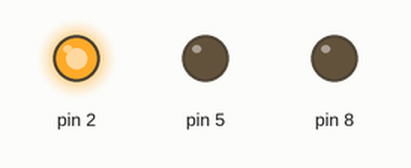
Simulated run of this sketch. Board: Arduino Uno, built with avr-gcc and run on an emulated ATmega328P. On the bench: output pins drawn as LEDs (lit = HIGH).

Above: at 0.5 s.
At 1.1 s:
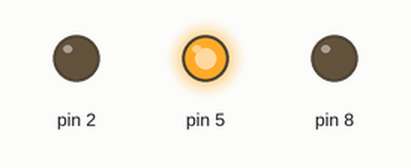
At 4.6 s:
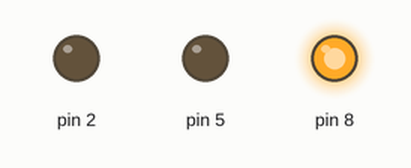
Timing chart, 0 to 6.2 s (numbered marks = the images above):
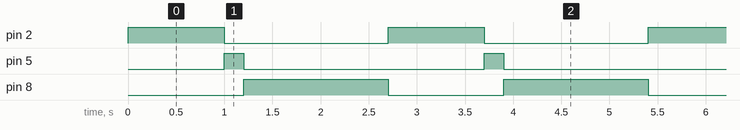

The sketch:

traffic_light.ino
```cpp
void setup()
{
  pinMode(8, OUTPUT);
  pinMode(2, OUTPUT);
  pinMode(5, OUTPUT);
}

void loop()
{
  digitalWrite(2, HIGH);
  delay(1000);
  digitalWrite(2, LOW);

  digitalWrite(5, HIGH);
  delay(200);
  digitalWrite(5, LOW);

  digitalWrite(8, HIGH);
  delay(1500);
  digitalWrite(8, LOW);
}
```

Measured:
- by itself, pin 2: alternates HIGH for 1.0 s and LOW for 1.7 s
- by itself, pin 5: alternates HIGH for 0.20 s and LOW for 2.5 s
- by itself, pin 8: alternates HIGH for 1.5 s and LOW for 1.2 s
